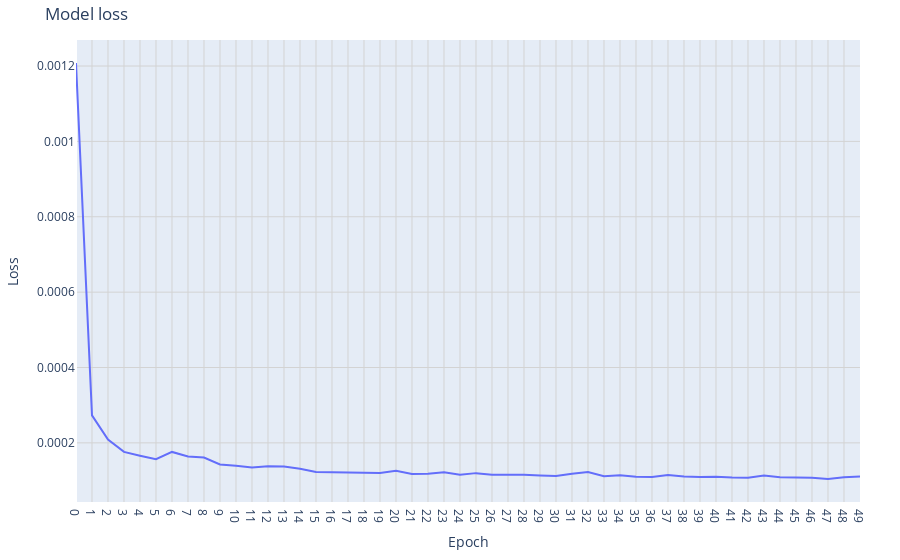

The notebook cell this image was saved under:
### Markdown cell above
### Analisando a curva de perdas:

### Code cell
loss_values = history.history["loss"]
epochs_range = list(range(len(loss_values)))

fig = go.Figure()

fig.add_trace(go.Scatter(x=epochs_range, y=loss_values, mode='lines', name='Train'))

fig.update_layout(
    title="Model loss",
    xaxis_title="Epoch",
    yaxis_title="Loss",
    xaxis=dict(
        dtick=1,  
        tickmode='array',
        tickvals=list(range(0, len(loss_values), max(1, len(loss_values)//epochs)))
    ),
    yaxis=dict(
        gridcolor='lightgrey'
    ),
    legend=dict(
        x=0,
        y=1.0,
        bgcolor='rgba(255, 255, 255, 0)',
        bordercolor='rgba(255, 255, 255, 0)'
    ),
    margin=dict(l=40, r=40, t=40, b=40)
)

fig.update_xaxes(showgrid=True, gridwidth=1, gridcolor='lightgrey')

fig.show()

### Figure 1 — Plotly figure (JSON) as saved in the notebook; plotly's stock layout.template omitted (floating-point values rounded to 4 significant figures)
{"data": [{"mode": "lines", "name": "Train", "type": "scatter", "x": [0, 1, 2, 3, 4, 5, 6, 7, 8, 9, 10, 11, 12, 13, 14, 15, 16, 17, 18, 19, 20, 21, 22, 23, 24, 25, 26, 27, 28, 29, 30, 31, 32, 33, 34, 35, 36, 37, 38, 39, 40, 41, 42, 43, 44, 45, 46, 47, 48, 49], "y": [0.001208, 0.000273, 0.000209, 0.0001762, 0.000166, 0.0001565, 0.000176, 0.0001639, 0.0001611, 0.0001429, 0.0001396, 0.0001348, 0.0001381, 0.0001371, 0.0001316, 0.0001229, 0.0001223, 0.000121, 0.0001215, 0.0001203, 0.000126, 0.0001177, 0.0001183, 0.0001223, 0.0001154, 0.0001197, 0.0001157, 0.0001166, 0.0001157, 0.0001135, 0.000112, 0.0001183, 0.0001229, 0.0001115, 0.000114, 0.0001098, 0.0001095, 0.000115, 0.000111, 0.0001095, 0.0001102, 0.0001083, 0.0001077, 0.0001134, 0.0001086, 0.0001084, 0.0001077, 0.0001044, 0.0001091, 0.0001111]}], "layout": {"legend": {"bgcolor": "rgba(255, 255, 255, 0)", "bordercolor": "rgba(255, 255, 255, 0)", "x": 0, "y": 1}, "margin": {"b": 40, "l": 40, "r": 40, "t": 40}, "title": {"text": "Model loss"}, "xaxis": {"dtick": 1, "gridcolor": "lightgrey", "gridwidth": 1, "showgrid": true, "tickmode": "array", "tickvals": [0, 1, 2, 3, 4, 5, 6, 7, 8, 9, 10, 11, 12, 13, 14, 15, 16, 17, 18, 19, 20, 21, 22, 23, 24, 25, 26, 27, 28, 29, 30, 31, 32, 33, 34, 35, 36, 37, 38, 39, 40, 41, 42, 43, 44, 45, 46, 47, 48, 49], "title": {"text": "Epoch"}}, "yaxis": {"gridcolor": "lightgrey", "title": {"text": "Loss"}}}}
